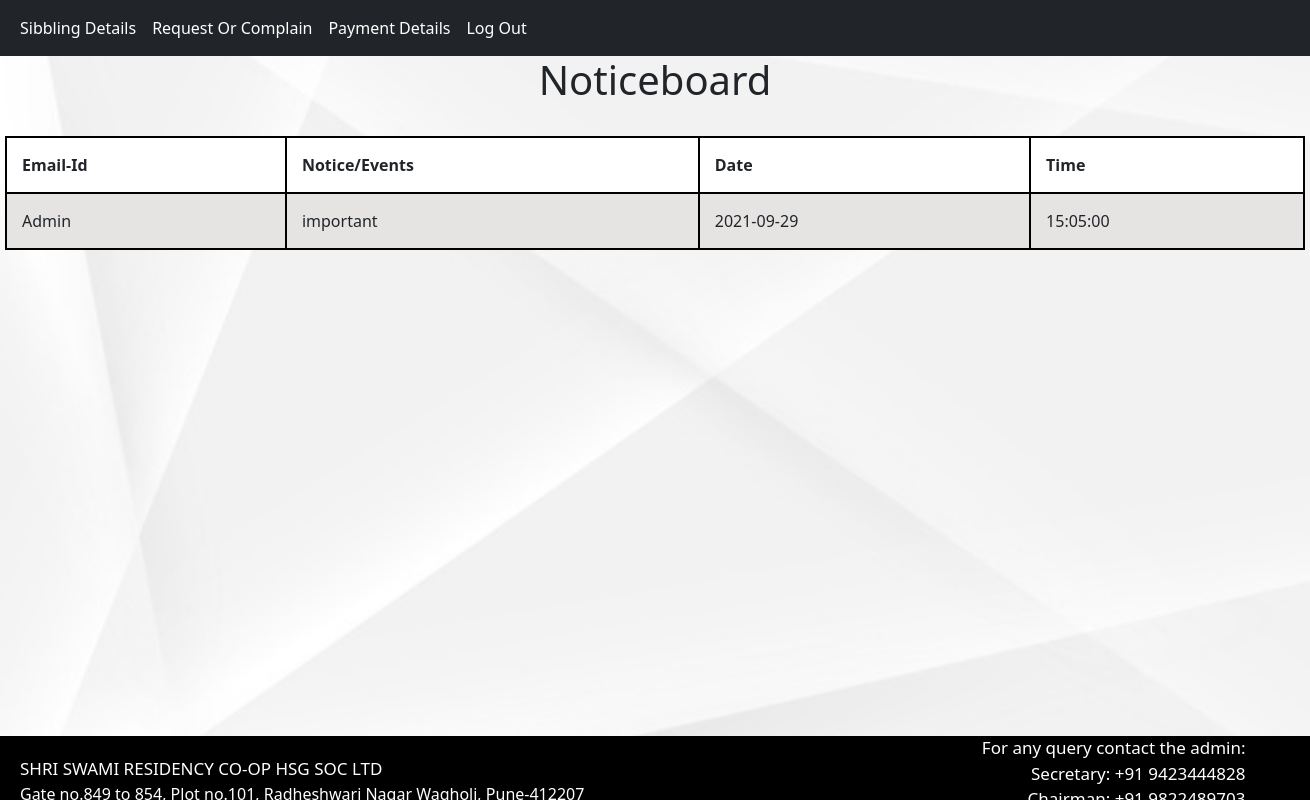
Page /noticeboard.php on the committed database.
### tables this page shows
CREATE TABLE `notice` (
  `Id` int(11) NOT NULL,
  `Login_Email` varchar(50) NOT NULL,
  `Message1` varchar(300) NOT NULL,
  `Date1` date NOT NULL,
  `Time1` time NOT NULL
);

### noticeboard.php (the view, shortened to what this page needs)
<!DOCTYPE html>
<html>
<head>
	 <link href="https://cdn.jsdelivr.net/npm/bootstrap@5.0.2/dist/css/bootstrap.min.css" rel="stylesheet">
</head>
<?php include 'navbar_member.php'; ?>
<link rel="stylesheet" type="text/css" href=""/>
<?php
$servername = "localhost";
$username = "root";
$password = "";
$dbname = "pendingrequestsystem";
$conn = mysqli_connect($servername, $username, $password, $dbname);
$sql = "SELECT Login_email, Message1, Date1, Time1 FROM notice";
$result = mysqli_query($conn, $sql);
?>
<body>
<header>
	<div class="tab">
	<h1 align="center"> Noticeboard</h1> <br>
    <table align="center" style="width:1300px;">
     	<tr>
    	    <th> Email-Id </th>
    	    <th> Notice/Events </th>
    	    <th> Date </th>
    	    <th> Time </th>
    	</tr>
   <?php
   while($row = mysqli_fetch_array($result, MYSQLI_ASSOC)) {
    ?>
    <tr>
    	<td><?php echo $row['Login_email'];?></td>
    	<td><?php echo $row['Message1'];?></td>
    	<td><?php echo $row['Date1'];?></td>
    	<td><?php echo $row['Time1'];?></td>
    </tr>
    </div>
    <?php
}
?>
	<div class="footer">
		<a style="font-size: 17px; "> SHRI SWAMI RESIDENCY CO-OP HSG SOC LTD </a><br>
	Gate no.849 to 854, Plot no.101, Radheshwari Nagar Wagholi, Pune-412207<br>
<p style="font-size: 17px">
	For any query contact the admin: <br>
	Secretary: +91 9423444828 <br>
Chairman: +91 9822489703</p>
	</div>
	</body>
</html>

### noticeboard.php (style rules this page uses)
body { background:url("attachments/img8.jpg"); background-size: cover; }
body { background:url(attachments/background.jpg); background-size:cover; }
table, th,td { border: 2px solid black; border-collapse: collapse; }
th,td { padding: 15px; }
th { text-align: left; }
th { background-color: white ; }
tbody tr:nth-child(even) { background-color:#e5e4e2 ; }
.footer { position: fixed; height: 8%; left:0; bottom: 0; width: 100%; background-color: black; color: white; padding-left:20px; padding-top:20px; }
.footer p { text-align:right; bottom:160%; right:5%; position:relative; padding-top:0px; }

### rows in the picture
notice: Login_Email "Admin", Message1 "important", Date1 "2021-09-29", Time1 "15:05:00"
